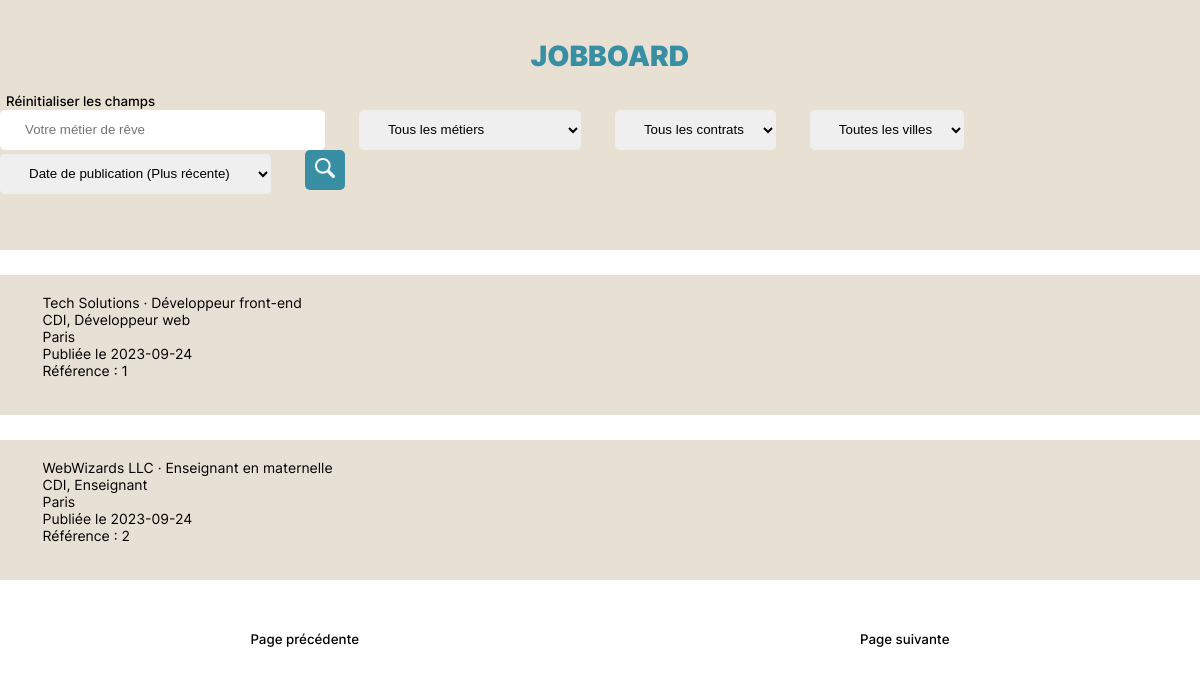
The page /SUBSKILL/index.php on the database its author committed.
### tables this page shows
CREATE TABLE `annonces` (
  `id` int(11) NOT NULL,
  `image` varchar(535) NOT NULL,
  `intitule` varchar(535) NOT NULL,
  `societe` int(11) NOT NULL,
  `datePublication` date NOT NULL,
  `dateMaj` date NOT NULL,
  `lieu` int(11) NOT NULL,
  `contrat` int(11) NOT NULL,
  `metier` int(11) NOT NULL,
  `description` varchar(535) NOT NULL
);

CREATE TABLE `societes` (
  `id` int(11) NOT NULL,
  `nom` varchar(535) NOT NULL,
  `adresse` varchar(535) NOT NULL,
  `dateCreation` date NOT NULL
);

CREATE TABLE `contrats` (
  `id` int(11) NOT NULL,
  `libelle` varchar(535) NOT NULL
);

CREATE TABLE `metiers` (
  `id` int(11) NOT NULL,
  `libelle` varchar(535) NOT NULL
);

CREATE TABLE `villes` (
  `id` int(11) NOT NULL,
  `libelle` varchar(535) NOT NULL,
  `codePostal` int(5) NOT NULL
);

### SUBSKILL/Modeles/monPdo.php (called while the page is built, shortened)
<?php
    class MonPdo{
    private static $serveur='mysql:host=localhost';
    private static $bdd='dbname=jobboard';
    private static $user='root';
    private static $mdp='';
    private static $unPdo = null;
    private function __construct()
    {
        MonPdo::$unPdo = new PDO(MonPdo::$serveur.';'.MonPdo::$bdd, MonPdo::$user, MonPdo::$mdp);
        MonPdo::$unPdo->query("SET CHARACTER SET utf8");
        MonPdo::$unPdo->setAttribute(PDO::ATTR_ERRMODE, PDO::ERRMODE_EXCEPTION);
    }
    public static function getInstance()
    {
        return self::$unPdo;
    }
    }
?>

### SUBSKILL/Modeles/gestionMetier.class.php (called while the page is built, shortened)
<?php
class gestionMetier{
    private $libelle;
    public function getLibelle(){
        return $this->libelle;
    }
    public static function listeMetiers(){
        $req= MonPdo::getInstance()->prepare("SELECT libelle
                                                FROM metiers");
        $req->setFetchMode(PDO::FETCH_CLASS|PDO::FETCH_PROPS_LATE,'gestionMetier');
        $req->execute();
        $metiers = $req->fetchAll();
        return $metiers;
    }
}

### SUBSKILL/Modeles/gestionContrat.class.php (called while the page is built, shortened)
<?php
class gestionContrat{
    private $libelle;
    public function getLibelle(){
        return $this->libelle;
    }
    public static function listeContrats(){
        $req= MonPdo::getInstance()->prepare("SELECT libelle
                                                FROM contrats");
        $req->setFetchMode(PDO::FETCH_CLASS|PDO::FETCH_PROPS_LATE,'gestionContrat');
        $req->execute();
        $contrats = $req->fetchAll();
        return $contrats;
    }
}

### SUBSKILL/Modeles/gestionVille.class.php (called while the page is built, shortened)
<?php
class gestionVille{
    private $libelle;
    public function getLibelle(){
        return $this->libelle;
    }
    public static function listeVilles(){
        $req= MonPdo::getInstance()->prepare("SELECT libelle, codePostal
                                                FROM villes");
        $req->setFetchMode(PDO::FETCH_CLASS|PDO::FETCH_PROPS_LATE,'gestionVille');
        $req->execute();
        $villes = $req->fetchAll();
        return $villes;
    }
}

### SUBSKILL/Modeles/gestionAnnonce.class.php (called while the page is built, shortened)
<?php
class gestionAnnonce{
    private $idReference;
    private $intitule;
    private $nomSociete;
    private $datePublication;
    private $libelleVille;
    private $libelleContrat;
    private $libelleMetier;
    public function getIdReference(){
        return $this->idReference;
    }
    public function getIntitule(){
        return $this->intitule;
    }
    public function getSociete(){
        return $this->nomSociete;
    }
    public function getDatePublication(){
        return $this->datePublication;
    }
    public function getLieu(){
        return $this->libelleVille;
    }
    public function getContrat(){
        return $this->libelleContrat;
    }
    public function getMetier(){
        return $this->libelleMetier;
    }
    public static function listeAnnonces(){
        $req= MonPdo::getInstance()->prepare("SELECT image, intitule, datePublication, A.id AS idReference, S.nom AS nomSociete, C.libelle AS libelleContrat, M.libelle AS libelleMetier, V.libelle AS libelleVille, V.codePostal
                                                FROM annonces A
                                                JOIN societes S ON A.societe = S.id
                                                JOIN contrats C ON A.contrat = C.id
                                                JOIN metiers M ON A.metier = M.id
                                                JOIN villes V ON A.lieu = V.id
                                                -- ORDER BY datePublication DESC
                                                LIMIT 0,2 ");
        $req->setFetchMode(PDO::FETCH_CLASS|PDO::FETCH_PROPS_LATE,'gestionAnnonce');
        $req->execute();
        $annonces = $req->fetchAll();
        return $annonces;
    }
}

### SUBSKILL/Vues/accueil.php (the view, shortened to what this page needs)
<!DOCTYPE html>
<html lang="fr">
    <head>
        <link href="Vues/index.css" rel="stylesheet" type="text/css" media="all">
    </head>
    <body>
        <div class="headBar">
            <h1>JOBBOARD</h1>
            <div class="containerInput">
                <form action="index.php?uc=accueil" method="POST">
                    <button type="submit" name="buttonReset" class="buttonReset"> Réinitialiser les champs </button>
                </form>
                <form action="index.php?uc=accueil&page=recherche" method="POST">
                    <input type="text" name="recherche" class="inputRecherche" placeholder="Votre métier de rêve"> </input>
                    <select name="metiersList" placeholder="Métier">
                        <?php foreach($metiers as $metier){ ?>
                            <option> <?php echo $metier->getLibelle() ?></option>
                        <?php } ?>
                    </select>
                    <select name="contratsList" placeholder="Contrats">
                        <?php foreach($contrats as $contrat){ ?>
                            <option> <?php echo $contrat->getLibelle() ?></option>
                        <?php } ?>
                    </select>
                    <select name="villesList" placeholder="Villes (en France)">
                        <?php foreach($villes as $ville){ ?>
                            <option> <?php echo $ville->getLibelle() ?></option>
                        <?php } ?>
                    </select>
                    <select name="filtres" placeholder="Filtres">
                        <option value="dateAsc">Date de publication (Plus récente)</option>
                    </select>
                    <button type="submit" class="buttonSearch"> <img src="Vues/img/loupe.png" class="searchImg"> </button>
                </form>
            </div>
        </div>
        <div class="flexContainer">
            <div class="containerList">
                <?php
                if(empty($annonces)){ ?>
                    <div>Aucune annonce n'est publiée pour le moment</div>
                <?php }
                else{
                    foreach($annonces as $annonce){ ?>
                    <div class="jobBox">
                        <?php
                        echo $annonce->getSociete() . " · " . $annonce->getIntitule(). "<br/>" ;
                        echo $annonce->getContrat() .", ". $annonce->getMetier(). "<br/>" ;
                        echo $annonce->getLieu(). "<br/>" ?>
                        Publiée le <?php echo $annonce->getDatePublication(). "<br/>" ?>
                        Référence : <?php echo $annonce->getIdReference(). "<br/> <br/>" ?>
                    </div>
                    <?php }
                } ?>
            </div>
        </div>
        <div class="flexNav">
            <form action="index.php?uc=accueil&page=precedent" method="POST">
                <button type="submit" class="buttonNav">Page précédente</button>
            </form>
            <form action="index.php?uc=accueil&page=suivant" method="POST">
                <button type="submit" class="buttonNav">Page suivante</button>
            </form>
        </div>
    </body>

### SUBSKILL/index.php
<?php
include "Modeles/monPdo.php";
include "Modeles/gestionAnnonce.class.php";
include "Modeles/gestionMetier.class.php";
include "Modeles/gestionVille.class.php";
include "Modeles/gestionContrat.class.php";
if(empty($_GET["uc"])){
    $uc = "accueil";
}
else{
    $uc = $_GET["uc"];
}
switch($uc){
    case "accueil":
        include "Controleurs/controleurGestion.php";
        break;
}

### SUBSKILL/Controleurs/controleurGestion.php (shortened to what this page needs)
<?php
if(empty($_GET["page"])){
    $page = "page1";
}
else{
    $page = $_GET["page"];
}
switch($page){
    case "page1":
        $annonces=gestionAnnonce::listeAnnonces();
        $metiers=gestionMetier::listeMetiers();
        $villes=gestionVille::listeVilles();
        $contrats=gestionContrat::listeContrats();
        include "Vues/accueil.php";
        break;
}

### SUBSKILL/Vues/index.css (style rules this page uses)
body { margin: 0%; font-family: Inter_Regular; font-size: 14px; }
.buttonNav { font-family: Inter_Medium; background-color: #FFFFFF; border: none; cursor: pointer; }
.buttonReset { font-family: Inter_Medium; background-color: #E9E0D4; border: none; cursor: pointer; }
.buttonSearch { background:#388FA3; height: 40px; width: 40px; border: none; border-radius: 5px; cursor: pointer; }
.buttonSearch > img { height: 20px; width: 20px; }
.containerInput { display: flex; flex-direction: column; }
.flexContainer { display: flex; justify-content: center; padding: 0px 0px 50px 0px; }
.flexNav { display: flex; flex-direction: row; justify-content: space-around; padding: 0px 0px 250px 0px; }
h1 { text-align: left; padding: 20px 0px 0px 20px; font-family: Inter_Black; color: #388FA3; }
.headBar { display: flex; flex-direction: column; align-items: center; background-color: #E9E0D4; height: 250px; }
input { margin: 0px 30px 0px 0px; padding: 0px 0px 0px 25px; height: 40px; border: none; border-radius: 5px; }
.inputRecherche { width: 300px; }
.jobBox { display: flex; align-items: center; margin: 25px 0px 0px 0px; padding: 10px 0px 10px 25px; width: 1200px; height: 120px; background-color: rgb(231, 224, 213); border-radius: 5px; }
select { margin: 0px 30px 0px 0px; padding: 0px 15px 0px 25px; height: 40px; border: none; border-radius: 5px; }

### rows shown on the page
annonces: societes.nom "Tech Solutions", intitule "Développeur front-end", contrats.libelle "CDI", metiers.libelle "Développeur web", villes.libelle "Paris", datePublication "2023-09-24", id "1"
annonces: societes.nom "WebWizards LLC", intitule "Enseignant en maternelle", contrats.libelle "CDI", metiers.libelle "Enseignant", villes.libelle "Paris", datePublication "2023-09-24", id "2"

### other values the page prints
form field metiersList "Tous les métiers"
form field contratsList "Tous les contrats"
form field villesList "Toutes les villes"
